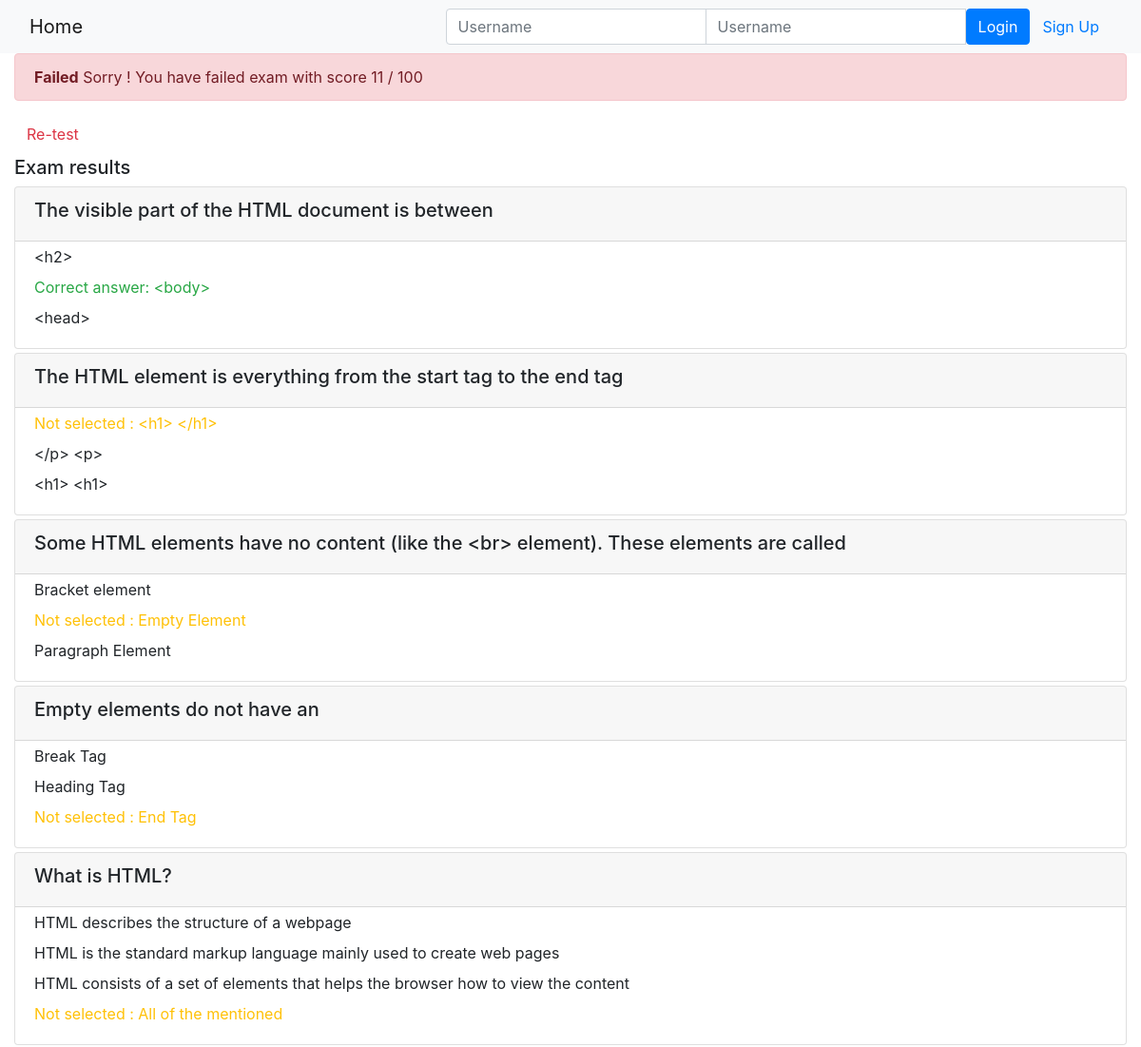
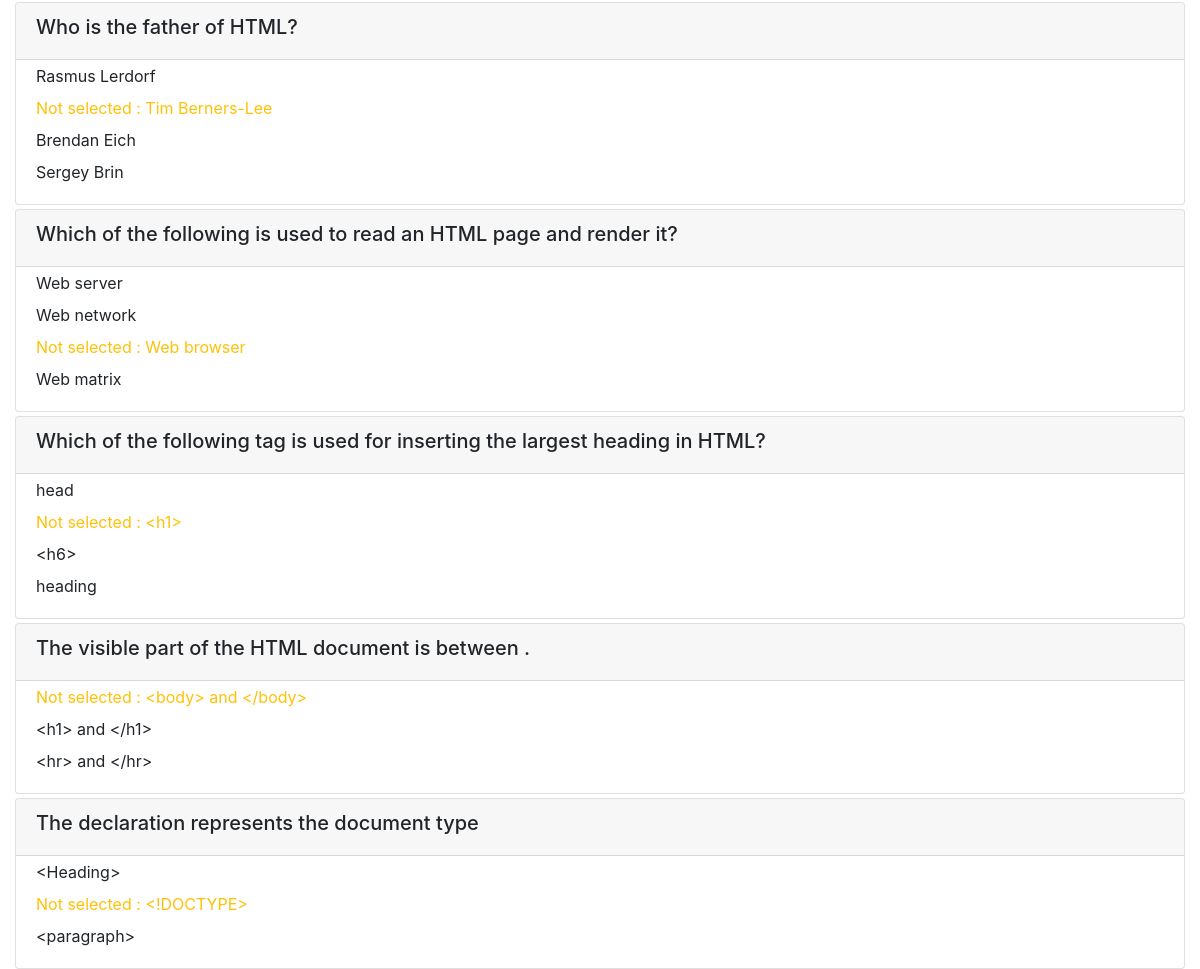
The app's page /course/1/submission/1/result/ with its own data (2 pictures, top to bottom).
### onlinecourse/models.py (models this page shows)
class Question(models.Model):
    course = models.ManyToManyField(Course)
    lesson_id = models.ForeignKey(Lesson, on_delete=models.CASCADE)
    question_text = models.TextField()
    grade = models.IntegerField(default=0)
    def is_get_score(self, selected_ids):
       all_answers = self.choice_set.filter(is_correct=True).count()
       selected_correct = self.choice_set.filter(is_correct=True, id__in=selected_ids).count()
       if all_answers == selected_correct:
           return True
       else:
           return False

class Choice(models.Model):
    question = models.ForeignKey(Question, on_delete=models.CASCADE)
    choice_text = models.TextField()
    is_correct = models.BooleanField(default=False)
    def __str__(self):
        return "Text: " + self.choice_text + "," + \
               "Is Correct: " + str(self.is_correct)

### onlinecourse/views.py (the view)
# urls.py: path('course/<int:course_id>/submission/<int:submission_id>/result/', views.show_exam_result, name='show_exam_result'),
def show_exam_result(request, course_id, submission_id):
    course = get_object_or_404(Course, pk=course_id)
    submission = get_object_or_404(Submission, pk=submission_id)
    max_score = int(course.question_set.all().aggregate(Sum("grade"))['grade__sum'])
    print('max_score is', max_score)
    score=0
    submission_choices = submission.choices.all()
    print('submission_choices', submission_choices)
    for choice in submission.choices.all():
        print('choice is in ', choice in submission_choices)
        choices_ids = [choice.id]
        print(choice.question.id, choice.choice_text, choice.is_correct)
        result = choice.question.is_get_score(choices_ids)
        print(result)
        if result:
            score+=choice.question.grade
        print(score)
    final_score = int(score/max_score*100)
    print(final_score)
    user = request.user
    context = {'course' : course,
                'submission_choices': submission_choices,
                'grade' : final_score,
                'user': user}
    if request.method == 'GET':
        return render(request, 'onlinecourse/exam_result_bootstrap.html', context)
    else:
        return HttpResponseRedirect(reverse(viewname='onlinecourse:course_details', args=(course_id,)))

### onlinecourse/templatetags/choice_check.py (called while the page is built)
@register.filter(name="check_choice")
def check_choice(submission_choices, choice_id):
    sub_choice = submission_choices.filter(id=choice_id).values('is_correct')
    return sub_choice[0]['is_correct']

### onlinecourse/templates/onlinecourse/exam_result_bootstrap.html (shortened to what this page needs)
<!DOCTYPE html>
<html lang="en">
<head>
    {% load static choice_check %}
    <link rel="stylesheet" href="https://maxcdn.bootstrapcdn.com/bootstrap/4.5.2/css/bootstrap.min.css">
</head>
<body>
 <nav class="navbar navbar-light bg-light">
    <div class="container-fluid">
        <div class="navbar-header">
              <a class="navbar-brand" href="{% url 'onlinecourse:index' %}">Home</a>
        </div>
        <ul class="nav navbar-nav navbar-right">
            {% if user.is_authenticated %}
            <li>
                <a class="btn btn-link" href="#">{{ user.first_name }}({{ user.username }})</a>
                <a class="btn btn-link" href="{% url 'onlinecourse:logout' %}">Logout</a>
            </li>
            {% else %}
            <li>
                <form class="form-inline" action="{% url 'onlinecourse:login' %}" method="post">
                    <div class="input-group">
                        <input type="text" class="form-control" placeholder="Username" name="username" >
                        <input type="password" class="form-control" placeholder="Username" name="psw" >
                        <button class="btn btn-primary" type="submit">Login</button>
                        <a class="btn btn-link" href="{% url 'onlinecourse:registration' %}">Sign Up</a>
                    </div>
                </form>
            </li>
            {% endif %}
        </ul>
    </div>
</nav>
<div class="container-fluid">
    {% if grade > 80 %}
    <div class="alert alert-success">
        <strong>Congratulations, {{ user.last_name }} !</strong> You have passed the exam and complted the course with score {{ grade }} / 100
    </div>
        {% else %}
        <div class="alert alert-danger">
            <strong>Failed</strong> Sorry  {{ user.last_name }} ! You have failed exam with score {{ grade }} / 100
        </div>
        <a class="btn btn-link text-danger" href="{% url 'onlinecourse:course_details' course.id %}">Re-test</a>
        {% endif %}
        <div class="card-columns-vertical mt-1">
            <h5 class="">Exam results</h5>
            {% for question in course.question_set.all %}
                <div class="card mt-1">
                    <div class="card-header"><h5>{{ question.question_text}}</h5>
                    </div>
                    <div class="form-group">
                        <ul class="list-group" style="list-style: none;">
                            {% for choice in question.choice_set.all %}
                                    {% if choice in submission_choices and submission_choices|check_choice:choice.id %}
                                        <li name="choice_{{choice.id}}" style="border: none"
                                            class="list-group-item text-success pt-1 pb-1" id="{{choice.id}}"
                                            value="{{choice.id}}"> Correct answer: {{ choice.choice_text }}
                                        </li>
                                    {% elif choice.is_correct %}
                                        <li name="choice_{{choice.id}}" style="border: none"
                                            class="list-group-item text-warning pt-1 pb-1" id="{{choice.id}}"
                                            value="{{choice.id}}"> Not selected : {{ choice.choice_text }}
                                        </li>
                                    {% else %}
                                        <li name="choice_{{choice.id}}" style="border: none"
                                            class="list-group-item pt-1 pb-1" id="{{choice.id}}"
                                            value="{{choice.id}}">{{ choice.choice_text }}
                                        </li>
                                    {% endif %}
                            {% endfor %}
                        </ul>
                    </div>
                </div>
            {% endfor %}
        </div>
    </div>
</body>
</html>

### records on screen
Question: question_text "The visible part of the HTML document is between"
Choice: {{ choice.id }} 2 (drawn), choice_text "<h2>"
Choice: {{ choice.id }} 3 (drawn), choice_text "<body>"
Choice: {{ choice.id }} 4 (drawn), choice_text "<head>"
Question: question_text "The HTML element is everything from the start tag to the end tag"
Choice: {{ choice.id }} 5 (drawn), choice_text "<h1> </h1>"
Choice: {{ choice.id }} 6 (drawn), choice_text "</p> <p>"
Choice: {{ choice.id }} 7 (drawn), choice_text "<h1> <h1>"
Question: question_text "Some HTML elements have no content (like the <br> element). These elements are called"
Choice: {{ choice.id }} 8 (drawn), choice_text "Bracket element"
Choice: {{ choice.id }} 9 (drawn), choice_text "Empty Element"
Choice: {{ choice.id }} 10 (drawn), choice_text "Paragraph Element"
Question: question_text "Empty elements do not have an"
Choice: {{ choice.id }} 11 (drawn), choice_text "Break Tag"
Choice: {{ choice.id }} 12 (drawn), choice_text "Heading Tag"
Choice: {{ choice.id }} 13 (drawn), choice_text "End Tag"
Question: question_text "What is HTML?"
Choice: {{ choice.id }} 20 (drawn), choice_text "HTML describes the structure of a webpage"
Choice: {{ choice.id }} 21 (drawn), choice_text "HTML is the standard markup language mainly used to create web pages"
Choice: {{ choice.id }} 22 (drawn), choice_text "HTML consists of a set of elements that helps the browser how to view the content"
Choice: {{ choice.id }} 23 (drawn), choice_text "All of the mentioned"
Question: question_text "Who is the father of HTML?"
Choice: {{ choice.id }} 24 (drawn), choice_text "Rasmus Lerdorf"
Choice: {{ choice.id }} 25 (drawn), choice_text "Tim Berners-Lee"
Choice: {{ choice.id }} 26 (drawn), choice_text "Brendan Eich"
Choice: {{ choice.id }} 27 (drawn), choice_text "Sergey Brin"
Question: question_text "Which of the following is used to read an HTML page and render it?"
Choice: {{ choice.id }} 28 (drawn), choice_text "Web server"
Choice: {{ choice.id }} 29 (drawn), choice_text "Web network"
Choice: {{ choice.id }} 30 (drawn), choice_text "Web browser"
Choice: {{ choice.id }} 31 (drawn), choice_text "Web matrix"
Question: question_text "Which of the following tag is used for inserting the largest heading in HTML?"
Choice: {{ choice.id }} 32 (drawn), choice_text "head"
Choice: {{ choice.id }} 33 (drawn), choice_text "<h1>"
Choice: {{ choice.id }} 34 (drawn), choice_text "<h6>"
Choice: {{ choice.id }} 35 (drawn), choice_text "heading"
Question: question_text "The visible part of the HTML document is between ."
Choice: {{ choice.id }} 17 (drawn), choice_text "<body> and </body>"
Choice: {{ choice.id }} 18 (drawn), choice_text "<h1> and </h1>"
Choice: {{ choice.id }} 19 (drawn), choice_text "<hr> and </hr>"
Question: question_text "The declaration represents the document type"
Choice: {{ choice.id }} 14 (drawn), choice_text "<Heading>"
Choice: {{ choice.id }} 15 (drawn), choice_text "<!DOCTYPE>"
Choice: {{ choice.id }} 16 (drawn), choice_text "<paragraph>"

### other values on screen
{{ grade }} "11"
